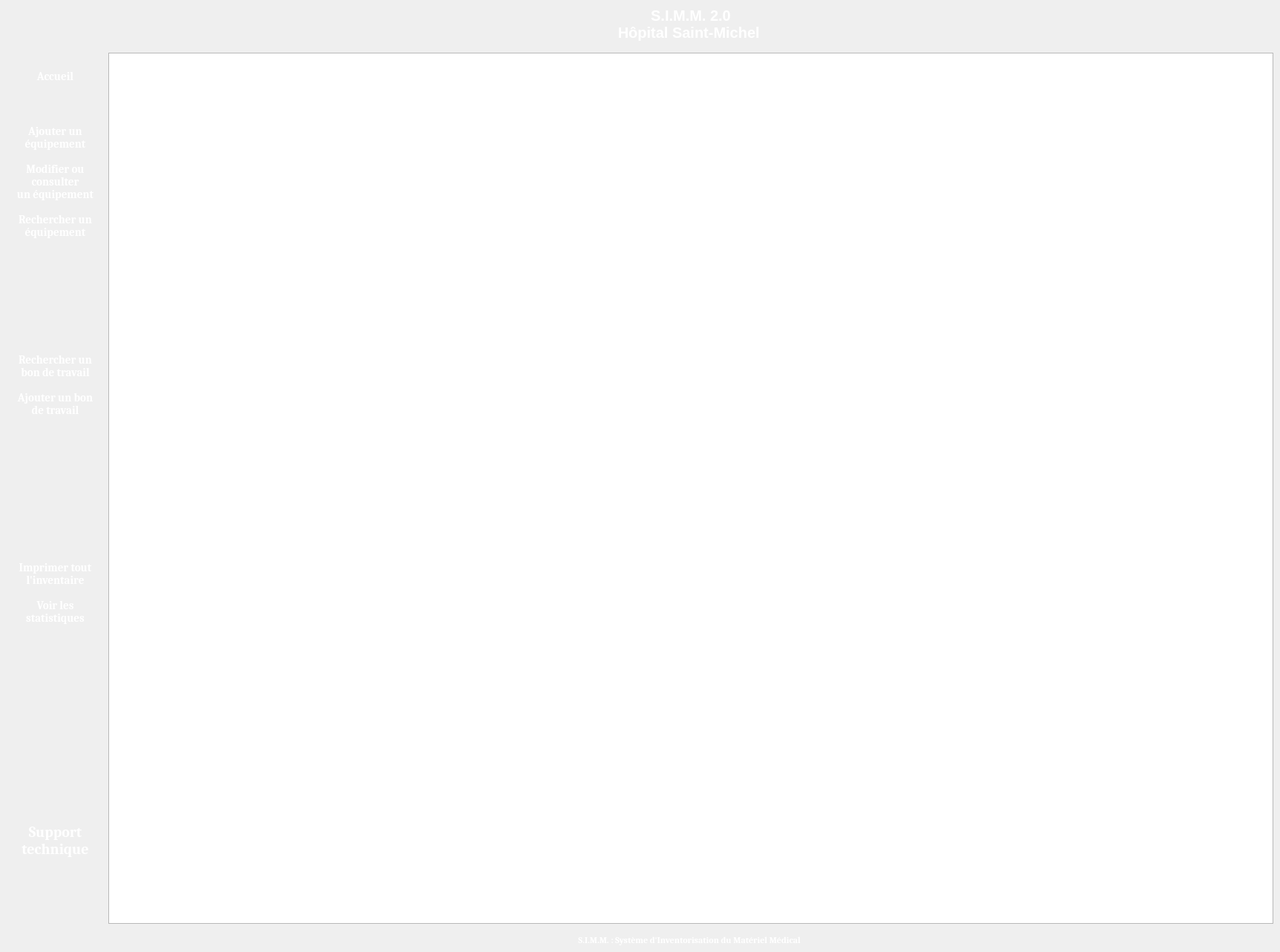
<?xml version="1.0" encoding="UTF-8"?>
<ui version="4.0">
 <class>MainWindow</class>
 <widget class="QMainWindow" name="MainWindow">
  <property name="windowModality">
   <enum>Qt::NonModal</enum>
  </property>
  <property name="enabled">
   <bool>true</bool>
  </property>
  <property name="geometry">
   <rect>
    <x>0</x>
    <y>0</y>
    <width>1725</width>
    <height>1283</height>
   </rect>
  </property>
  <property name="font">
   <font>
    <family>Cambria</family>
   </font>
  </property>
  <property name="windowTitle">
   <string>MainWindow</string>
  </property>
  <property name="styleSheet">
   <string notr="true">  background-color: qlineargradient(x1: 0, y1: 0, x2: 0, y2: 1,
                                      stop: 0 #85cafc, stop: 1  #36357F);</string>
  </property>
  <property name="locale">
   <locale language="French" country="Canada"/>
  </property>
  <property name="windowFilePath">
   <string/>
  </property>
  <property name="documentMode">
   <bool>false</bool>
  </property>
  <widget class="QWidget" name="centralwidget">
   <layout class="QGridLayout" name="gridLayout_2">
    <item row="0" column="0">
     <layout class="QHBoxLayout" name="layoutHorizontalPrincipal">
      <item>
       <layout class="QVBoxLayout" name="layoutBouton">
        <item>
         <layout class="QVBoxLayout" name="layoutBoutonEquipement">
          <item>
           <spacer name="verticalSpacer_9">
            <property name="orientation">
             <enum>Qt::Vertical</enum>
            </property>
            <property name="sizeHint" stdset="0">
             <size>
              <width>20</width>
              <height>40</height>
             </size>
            </property>
           </spacer>
          </item>
          <item>
           <spacer name="verticalSpacer_7">
            <property name="orientation">
             <enum>Qt::Vertical</enum>
            </property>
            <property name="sizeHint" stdset="0">
             <size>
              <width>20</width>
              <height>40</height>
             </size>
            </property>
           </spacer>
          </item>
          <item>
           <widget class="QPushButton" name="boutonAccueil">
            <property name="font">
             <font>
              <pointsize>11</pointsize>
              <weight>75</weight>
              <bold>true</bold>
             </font>
            </property>
            <property name="styleSheet">
             <string notr="true">QPushButton{ padding : 5px; border-radius: 8px; background-color: transparent ;color : white;}


QPushButton:hover {
background-color: qlineargradient(x1: 0, y1: 1, x2: 0, y2: 0, stop: 0 #cccccc , stop: 1#f2f2f2);
}
QPushButton:pressed{ background-color: #cccccc; }</string>
            </property>
            <property name="text">
             <string>Accueil</string>
            </property>
            <property name="icon">
             <iconset>
              <normaloff>../../../../../Downloads/home.png</normaloff>../../../../../Downloads/home.png</iconset>
            </property>
            <property name="iconSize">
             <size>
              <width>35</width>
              <height>35</height>
             </size>
            </property>
           </widget>
          </item>
          <item>
           <spacer name="verticalSpacer_8">
            <property name="orientation">
             <enum>Qt::Vertical</enum>
            </property>
            <property name="sizeHint" stdset="0">
             <size>
              <width>20</width>
              <height>40</height>
             </size>
            </property>
           </spacer>
          </item>
          <item>
           <widget class="QPushButton" name="BoutonAjouterEquipement">
            <property name="font">
             <font>
              <pointsize>11</pointsize>
              <weight>75</weight>
              <bold>true</bold>
              <stylestrategy>PreferDefault</stylestrategy>
             </font>
            </property>
            <property name="cursor">
             <cursorShape>PointingHandCursor</cursorShape>
            </property>
            <property name="styleSheet">
             <string notr="true">QPushButton{ padding : 5px; border-radius: 8px; background-color: transparent ;color : white;}


QPushButton:hover {
background-color: qlineargradient(x1: 0, y1: 1, x2: 0, y2: 0, stop: 0 #cccccc , stop: 1#f2f2f2);
}
QPushButton:pressed{ background-color: #cccccc; }</string>
            </property>
            <property name="text">
             <string>Ajouter un
équipement</string>
            </property>
            <property name="icon">
             <iconset>
              <normaloff>../Images/plus (2).png</normaloff>../Images/plus (2).png</iconset>
            </property>
            <property name="iconSize">
             <size>
              <width>40</width>
              <height>40</height>
             </size>
            </property>
            <property name="flat">
             <bool>false</bool>
            </property>
           </widget>
          </item>
          <item>
           <widget class="QPushButton" name="BoutonModifierConsulterEquipement">
            <property name="font">
             <font>
              <pointsize>11</pointsize>
              <weight>75</weight>
              <bold>true</bold>
             </font>
            </property>
            <property name="cursor">
             <cursorShape>PointingHandCursor</cursorShape>
            </property>
            <property name="styleSheet">
             <string notr="true">QPushButton{ padding : 5px; border-radius: 8px; background-color: transparent ;color : white;}

QPushButton:hover {
background-color: qlineargradient(x1: 0, y1: 1, x2: 0, y2: 0, stop: 0 #cccccc , stop: 1#f2f2f2);
}
QPushButton:pressed{ background-color: #cccccc; }</string>
            </property>
            <property name="text">
             <string>Modifier ou
consulter
un équipement</string>
            </property>
            <property name="icon">
             <iconset>
              <normaloff>../Images/pencil-edit-button.png</normaloff>../Images/pencil-edit-button.png</iconset>
            </property>
            <property name="iconSize">
             <size>
              <width>40</width>
              <height>40</height>
             </size>
            </property>
           </widget>
          </item>
          <item>
           <widget class="QPushButton" name="BoutonRechercherEquipement">
            <property name="font">
             <font>
              <pointsize>11</pointsize>
              <weight>75</weight>
              <bold>true</bold>
             </font>
            </property>
            <property name="cursor">
             <cursorShape>PointingHandCursor</cursorShape>
            </property>
            <property name="styleSheet">
             <string notr="true">QPushButton{ padding : 5px; border-radius: 8px; background-color: transparent ;color : white;}


QPushButton:hover {
background-color: qlineargradient(x1: 0, y1: 1, x2: 0, y2: 0, stop: 0 #cccccc , stop: 1#f2f2f2);
}

QPushButton:pressed{ background-color: #cccccc; }</string>
            </property>
            <property name="text">
             <string>Rechercher un
équipement</string>
            </property>
            <property name="icon">
             <iconset>
              <normaloff>../Images/magnifier.png</normaloff>../Images/magnifier.png</iconset>
            </property>
            <property name="iconSize">
             <size>
              <width>40</width>
              <height>40</height>
             </size>
            </property>
           </widget>
          </item>
         </layout>
        </item>
        <item>
         <spacer name="verticalSpacer">
          <property name="orientation">
           <enum>Qt::Vertical</enum>
          </property>
          <property name="sizeHint" stdset="0">
           <size>
            <width>20</width>
            <height>60</height>
           </size>
          </property>
         </spacer>
        </item>
        <item>
         <layout class="QVBoxLayout" name="layoutBoutonBdT">
          <item>
           <spacer name="verticalSpacer_3">
            <property name="orientation">
             <enum>Qt::Vertical</enum>
            </property>
            <property name="sizeHint" stdset="0">
             <size>
              <width>20</width>
              <height>40</height>
             </size>
            </property>
           </spacer>
          </item>
          <item>
           <widget class="QPushButton" name="BoutonRechercherBonTravail">
            <property name="font">
             <font>
              <pointsize>11</pointsize>
              <weight>75</weight>
              <bold>true</bold>
             </font>
            </property>
            <property name="cursor">
             <cursorShape>PointingHandCursor</cursorShape>
            </property>
            <property name="styleSheet">
             <string notr="true">QPushButton{ padding : 5px; border-radius: 8px; background-color: transparent ;color : white;}

QPushButton:hover {
background-color: qlineargradient(x1: 0, y1: 1, x2: 0, y2: 0, stop: 0 #cccccc , stop: 1#f2f2f2);
}

QPushButton:pressed{ background-color: #cccccc; }</string>
            </property>
            <property name="text">
             <string>Rechercher un
bon de travail</string>
            </property>
            <property name="icon">
             <iconset>
              <normaloff>../Images/magnifier (1).png</normaloff>../Images/magnifier (1).png</iconset>
            </property>
            <property name="iconSize">
             <size>
              <width>40</width>
              <height>40</height>
             </size>
            </property>
           </widget>
          </item>
          <item>
           <widget class="QPushButton" name="BoutonAjouterBonTravail">
            <property name="font">
             <font>
              <pointsize>11</pointsize>
              <weight>75</weight>
              <bold>true</bold>
             </font>
            </property>
            <property name="cursor">
             <cursorShape>PointingHandCursor</cursorShape>
            </property>
            <property name="styleSheet">
             <string notr="true">QPushButton{ padding : 5px; border-radius: 8px; background-color: transparent ;color : white;}

QPushButton:hover {
background-color: qlineargradient(x1: 0, y1: 1, x2: 0, y2: 0, stop: 0 #cccccc , stop: 1#f2f2f2);
}
QPushButton:pressed{ background-color: #cccccc; }</string>
            </property>
            <property name="text">
             <string>Ajouter un bon
de travail</string>
            </property>
            <property name="icon">
             <iconset>
              <normaloff>../Images/plus.png</normaloff>../Images/plus.png</iconset>
            </property>
            <property name="iconSize">
             <size>
              <width>40</width>
              <height>40</height>
             </size>
            </property>
           </widget>
          </item>
          <item>
           <spacer name="verticalSpacer_10">
            <property name="orientation">
             <enum>Qt::Vertical</enum>
            </property>
            <property name="sizeHint" stdset="0">
             <size>
              <width>20</width>
              <height>40</height>
             </size>
            </property>
           </spacer>
          </item>
         </layout>
        </item>
        <item>
         <spacer name="verticalSpacer_4">
          <property name="orientation">
           <enum>Qt::Vertical</enum>
          </property>
          <property name="sizeHint" stdset="0">
           <size>
            <width>20</width>
            <height>40</height>
           </size>
          </property>
         </spacer>
        </item>
        <item>
         <layout class="QVBoxLayout" name="layoutBoutonExtra">
          <item>
           <spacer name="verticalSpacer_6">
            <property name="orientation">
             <enum>Qt::Vertical</enum>
            </property>
            <property name="sizeHint" stdset="0">
             <size>
              <width>20</width>
              <height>40</height>
             </size>
            </property>
           </spacer>
          </item>
          <item>
           <widget class="QPushButton" name="BoutonImprimerInventaire">
            <property name="font">
             <font>
              <pointsize>11</pointsize>
              <weight>75</weight>
              <bold>true</bold>
             </font>
            </property>
            <property name="cursor">
             <cursorShape>PointingHandCursor</cursorShape>
            </property>
            <property name="styleSheet">
             <string notr="true">QPushButton{ padding : 5px; border-radius: 8px; background-color: transparent ;color : white;}


QPushButton:hover {
background-color: qlineargradient(x1: 0, y1: 1, x2: 0, y2: 0, stop: 0 #cccccc , stop: 1#f2f2f2);
}
QPushButton:pressed{ background-color: #cccccc; }</string>
            </property>
            <property name="text">
             <string>Imprimer tout
l'inventaire</string>
            </property>
            <property name="icon">
             <iconset>
              <normaloff>../Images/printer- (3).png</normaloff>../Images/printer- (3).png</iconset>
            </property>
            <property name="iconSize">
             <size>
              <width>40</width>
              <height>40</height>
             </size>
            </property>
           </widget>
          </item>
          <item>
           <widget class="QPushButton" name="BoutonStatistiques">
            <property name="font">
             <font>
              <pointsize>11</pointsize>
              <weight>75</weight>
              <bold>true</bold>
             </font>
            </property>
            <property name="cursor">
             <cursorShape>PointingHandCursor</cursorShape>
            </property>
            <property name="styleSheet">
             <string notr="true">QPushButton{ padding : 5px; border-radius: 8px; background-color: transparent ;color : white;}

QPushButton:hover {
background-color: qlineargradient(x1: 0, y1: 1, x2: 0, y2: 0, stop: 0 #cccccc , stop: 1#f2f2f2);
}

QPushButton:pressed{ background-color: #cccccc; }</string>
            </property>
            <property name="text">
             <string>Voir les
statistiques</string>
            </property>
            <property name="icon">
             <iconset>
              <normaloff>../Images/pie-chart (1).png</normaloff>../Images/pie-chart (1).png</iconset>
            </property>
            <property name="iconSize">
             <size>
              <width>40</width>
              <height>40</height>
             </size>
            </property>
           </widget>
          </item>
          <item>
           <spacer name="verticalSpacer_2">
            <property name="orientation">
             <enum>Qt::Vertical</enum>
            </property>
            <property name="sizeHint" stdset="0">
             <size>
              <width>20</width>
              <height>40</height>
             </size>
            </property>
           </spacer>
          </item>
         </layout>
        </item>
        <item>
         <spacer name="verticalSpacer_13">
          <property name="orientation">
           <enum>Qt::Vertical</enum>
          </property>
          <property name="sizeHint" stdset="0">
           <size>
            <width>20</width>
            <height>60</height>
           </size>
          </property>
         </spacer>
        </item>
        <item>
         <spacer name="verticalSpacer_14">
          <property name="orientation">
           <enum>Qt::Vertical</enum>
          </property>
          <property name="sizeHint" stdset="0">
           <size>
            <width>20</width>
            <height>60</height>
           </size>
          </property>
         </spacer>
        </item>
        <item>
         <layout class="QVBoxLayout" name="layoutBoutonSupport">
          <item>
           <widget class="QPushButton" name="BoutonSuportTecnique">
            <property name="font">
             <font>
              <pointsize>15</pointsize>
              <weight>75</weight>
              <bold>true</bold>
             </font>
            </property>
            <property name="cursor">
             <cursorShape>PointingHandCursor</cursorShape>
            </property>
            <property name="styleSheet">
             <string notr="true">QPushButton{ padding : 20px; border-radius: 8px; background-color: transparent ;color : white;}

QPushButton:hover {
background-color: qlineargradient(x1: 0, y1: 1, x2: 0, y2: 0, stop: 0 #cccccc , stop: 1#f2f2f2);
}


QPushButton:pressed{ background-color: #cccccc; }</string>
            </property>
            <property name="text">
             <string>Support
technique</string>
            </property>
            <property name="icon">
             <iconset>
              <normaloff>../Images/PC2.png</normaloff>../Images/PC2.png</iconset>
            </property>
            <property name="iconSize">
             <size>
              <width>40</width>
              <height>40</height>
             </size>
            </property>
            <property name="autoDefault">
             <bool>false</bool>
            </property>
            <property name="default">
             <bool>false</bool>
            </property>
            <property name="flat">
             <bool>false</bool>
            </property>
           </widget>
          </item>
         </layout>
        </item>
        <item>
         <spacer name="verticalSpacer_5">
          <property name="orientation">
           <enum>Qt::Vertical</enum>
          </property>
          <property name="sizeHint" stdset="0">
           <size>
            <width>20</width>
            <height>60</height>
           </size>
          </property>
         </spacer>
        </item>
       </layout>
      </item>
      <item>
       <layout class="QVBoxLayout" name="layoutAffichagePrincipal" stretch="0,0,0">
        <property name="spacing">
         <number>15</number>
        </property>
        <property name="sizeConstraint">
         <enum>QLayout::SetDefaultConstraint</enum>
        </property>
        <property name="leftMargin">
         <number>0</number>
        </property>
        <item>
         <widget class="QLabel" name="LabelSIMM20HopitalSaintMichel">
          <property name="font">
           <font>
            <family>MS Shell Dlg 2</family>
            <pointsize>15</pointsize>
            <weight>75</weight>
            <bold>true</bold>
           </font>
          </property>
          <property name="cursor">
           <cursorShape>PointingHandCursor</cursorShape>
          </property>
          <property name="styleSheet">
           <string notr="true">
color: white;

 background-color: transparent ;</string>
          </property>
          <property name="frameShadow">
           <enum>QFrame::Plain</enum>
          </property>
          <property name="text">
           <string>S.I.M.M. 2.0
Hôpital Saint-Michel </string>
          </property>
          <property name="alignment">
           <set>Qt::AlignHCenter|Qt::AlignTop</set>
          </property>
         </widget>
        </item>
        <item>
         <widget class="QGraphicsView" name="graphicsView"/>
        </item>
        <item alignment="Qt::AlignHCenter|Qt::AlignBottom">
         <widget class="QLabel" name="LabelDefinitionSIMM">
          <property name="font">
           <font>
            <weight>75</weight>
            <bold>true</bold>
           </font>
          </property>
          <property name="styleSheet">
           <string notr="true">
color: white;

 background-color: transparent ;</string>
          </property>
          <property name="text">
           <string>S.I.M.M. : Système d'Inventorisation du Matériel Médical </string>
          </property>
          <property name="alignment">
           <set>Qt::AlignCenter</set>
          </property>
         </widget>
        </item>
       </layout>
      </item>
     </layout>
    </item>
   </layout>
  </widget>
 </widget>
 <resources/>
 <connections/>
</ui>
